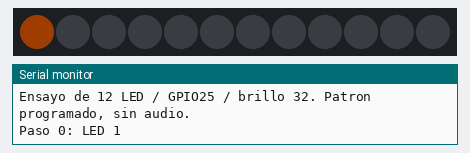
A sketch run on a simulated ESP32. Parts: 12 RGB LEDs in strip order, left to right, the last lines printed to the serial monitor. Dim RGB values are drawn brighter than linear.

Above: at 0.08 s.
At 0.88 s:
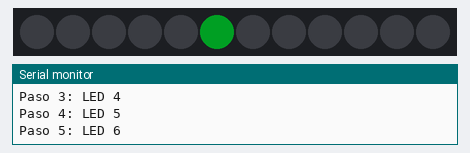
At 1.36 s:
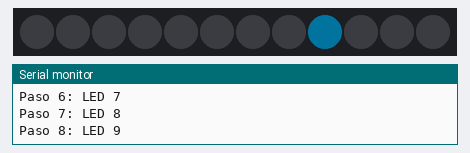
At 1.84 s:
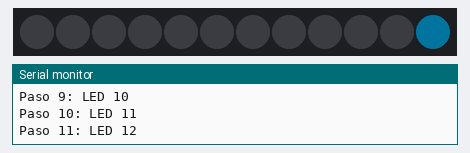
At 2.32 s:
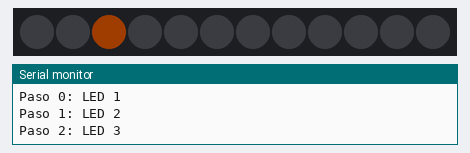

The sketch:

led-ensayo.ino
```cpp
#include <Adafruit_NeoPixel.h>
// Ensayo visual: colores por banda, sin lectura de audio ni simulacion analogica.
Adafruit_NeoPixel leds(12, 25, NEO_GRB + NEO_KHZ800);
void setup() {
  Serial.begin(115200);
  leds.begin();
  leds.setBrightness(32);
  Serial.println("Ensayo de 12 LED / GPIO25 / brillo 32. Patron programado, sin audio.");
}
void loop() {
  for (int paso=0; paso<12; ++paso) {
    for (int i=0; i<12; ++i) {
      uint8_t nivel = i == paso ? 255 : 0;
      if (i<4) leds.setPixelColor(i, leds.Color(nivel, nivel*100/255, 0));
      else if (i<8) leds.setPixelColor(i, leds.Color(0, nivel, nivel*60/255));
      else leds.setPixelColor(i, leds.Color(0, nivel*180/255, nivel));
    }
    leds.show();
    Serial.printf("Paso %d: LED %d\n", paso, paso+1);
    delay(160);
  }
}
```

Measured:
- by itself, everything shown: repeats every 1.9 s, in 12 steps
